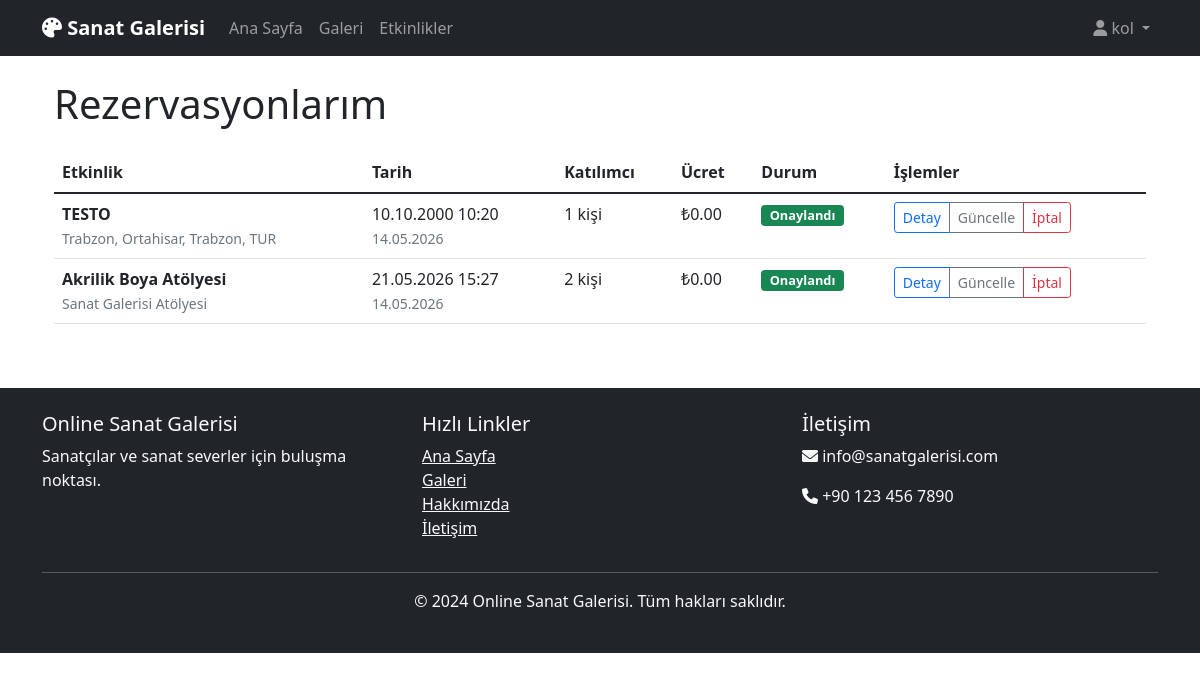
The app's page /my_reservations (signed in) with its own data.
### backend/app.py (models this page shows, shortened)
class User(UserMixin, db.Model):
    __tablename__ = 'users'
    id = db.Column(db.Integer, primary_key=True)
    username = db.Column(db.String(80), unique=True, nullable=False)
    email = db.Column(db.String(120), unique=True, nullable=False)
    password_hash = db.Column(db.String(255), nullable=False)
    user_type = db.Column(db.String(20), default='collector')  # artist, collector, admin
    profile_image = db.Column(db.String(255))
    bio = db.Column(db.Text)
    created_at = db.Column(db.DateTime, default=datetime.utcnow)
    updated_at = db.Column(db.DateTime, default=datetime.utcnow, onupdate=datetime.utcnow)
    artworks = db.relationship('Artwork', backref='artist', lazy=True)
    orders = db.relationship('Order', backref='user', lazy=True)

class Reservation(db.Model):
    __tablename__ = 'reservations'
    id = db.Column(db.Integer, primary_key=True)
    user_id = db.Column(db.Integer, db.ForeignKey('users.id'), nullable=False)
    event_id = db.Column(db.Integer, db.ForeignKey('events.id'), nullable=False)
    participant_count = db.Column(db.Integer, default=1)
    total_price = db.Column(db.Integer, nullable=False)
    status = db.Column(db.String(20), default='confirmed')  # confirmed, cancelled, completed
    approved = db.Column(db.Boolean, default=False)
    reservation_date = db.Column(db.DateTime, default=datetime.utcnow)
    updated_at = db.Column(db.DateTime, default=datetime.utcnow, onupdate=datetime.utcnow)
    user = db.relationship('User', backref='reservations')

class Event(db.Model):
    __tablename__ = 'events'
    id = db.Column(db.Integer, primary_key=True)
    title = db.Column(db.String(200), nullable=False)
    description = db.Column(db.Text, nullable=False)
    image_url = db.Column(db.String(255))
    instructor_id = db.Column(db.Integer, db.ForeignKey('users.id'), nullable=False)
    category_id = db.Column(db.Integer, db.ForeignKey('categories.id'), nullable=False)
    event_date = db.Column(db.DateTime, nullable=False)
    duration_hours = db.Column(db.Integer, default=2)
    max_participants = db.Column(db.Integer, nullable=False)
    current_participants = db.Column(db.Integer, default=0)
    price = db.Column(db.Integer, nullable=False)
    location = db.Column(db.String(255))
    status = db.Column(db.String(20), default='active')  # active, cancelled, completed
    created_at = db.Column(db.DateTime, default=datetime.utcnow)
    updated_at = db.Column(db.DateTime, default=datetime.utcnow, onupdate=datetime.utcnow)
    instructor = db.relationship('User', backref='instructed_events')
    category = db.relationship('Category', backref='events')
    reservations = db.relationship('Reservation', backref='event', lazy=True)
    comments = db.relationship('EventComment', backref='event', lazy=True)

### backend/app.py (the view)
@app.route('/my_reservations')
@login_required
def my_reservations():
    reservations = Reservation.query.filter_by(user_id=current_user.id).order_by(Reservation.reservation_date.desc()).all()
    return render_template('my_reservations.html', reservations=reservations)

### backend/app.py (called while the page is built)
@login_manager.user_loader
def load_user(user_id):
    return User.query.get(int(user_id))

### frontend/templates/my_reservations.html (shortened to what this page needs)
{% extends "base.html" %}
{% block content %}
<div class="container mt-4">
    <div class="row">
        <div class="col-12">
            <h1 class="mb-4">Rezervasyonlarım</h1>
            {% if reservations %}
            <div class="table-responsive">
                <table class="table table-hover">
                    <thead>
                        <tr>
                            <th>Etkinlik</th>
                            <th>Tarih</th>
                            <th>Katılımcı</th>
                            <th>Ücret</th>
                            <th>Durum</th>
                            <th>İşlemler</th>
                        </tr>
                    </thead>
                    <tbody>
                        {% for reservation in reservations %}
                        <tr>
                            <td>
                                <strong>{{ reservation.event.title }}</strong><br>
                                <small class="text-muted">{{ reservation.event.location }}</small>
                            </td>
                            <td>
                                {{ reservation.event.event_date.strftime('%d.%m.%Y %H:%M') }}<br>
                                <small class="text-muted">{{ reservation.reservation_date.strftime('%d.%m.%Y') }}</small>
                            </td>
                            <td>{{ reservation.participant_count }} kişi</td>
                            <td>₺{{ "%.2f"|format(reservation.total_price) }}</td>
                            <td>
                                {% if reservation.status == 'confirmed' %}
                                <span class="badge bg-success">Onaylandı</span>
                                {% elif reservation.status == 'cancelled' %}
                                <span class="badge bg-danger">İptal Edildi</span>
                                {% elif reservation.status == 'completed' %}
                                <span class="badge bg-primary">Tamamlandı</span>
                                {% endif %}
                            </td>
                            <td>
                                <div class="btn-group">
                                    <a href="{{ url_for('event_detail', id=reservation.event.id) }}"
                                       class="btn btn-sm btn-outline-primary">Detay</a>
                                    {% if reservation.status == 'confirmed' %}
                                    <a href="{{ url_for('update_reservation', reservation_id=reservation.id) }}"
                                       class="btn btn-sm btn-outline-secondary">Güncelle</a>
                                    <a href="{{ url_for('cancel_reservation', reservation_id=reservation.id) }}"
                                       class="btn btn-sm btn-outline-danger"
                                       onclick="return confirm('Rezervasyonu iptal etmek istediğinize emin misiniz?')">İptal</a>
                                    {% endif %}
                                </div>
                            </td>
                        </tr>
                        {% endfor %}
                    </tbody>
                </table>
            </div>
            {% endif %}
        </div>
    </div>
</div>
{% endblock %}

### frontend/templates/base.html (shortened to what this page needs)
<!DOCTYPE html>
<html lang="tr">
<head>
    <link href="https://cdn.jsdelivr.net/npm/bootstrap@5.1.3/dist/css/bootstrap.min.css" rel="stylesheet">
    <link href="https://cdnjs.cloudflare.com/ajax/libs/font-awesome/6.0.0/css/all.min.css" rel="stylesheet">
    <link href="{{ url_for('static', filename='css/style.css') }}" rel="stylesheet">
</head>
<body>
    <nav class="navbar navbar-expand-lg navbar-dark bg-dark">
        <div class="container">
            <a class="navbar-brand" href="{{ url_for('index') }}">
                <i class="fas fa-palette"></i> Sanat Galerisi
            </a>
            <div class="collapse navbar-collapse" id="navbarNav">
                <ul class="navbar-nav me-auto">
                    <li class="nav-item">
                        <a class="nav-link" href="{{ url_for('index') }}">Ana Sayfa</a>
                    </li>
                    <li class="nav-item">
                        <a class="nav-link" href="{{ url_for('gallery') }}">Galeri</a>
                    </li>
                    <li class="nav-item">
                        <a class="nav-link" href="{{ url_for('events') }}">Etkinlikler</a>
                    </li>
                </ul>
                <ul class="navbar-nav">
                    {% if current_user.is_authenticated %}
                        <li class="nav-item dropdown">
                            <a class="nav-link dropdown-toggle" href="#" id="navbarDropdown" role="button" data-bs-toggle="dropdown">
                                <i class="fas fa-user"></i> {{ current_user.username }}
                            </a>
                        </li>
                    {% endif %}
                </ul>
            </div>
        </div>
    </nav>
    <main class="container mt-4">
        {% block content %}{% endblock %}
    </main>
    <footer class="bg-dark text-light mt-5 py-4">
        <div class="container">
            <div class="row">
                <div class="col-md-4">
                    <h5>Online Sanat Galerisi</h5>
                    <p>Sanatçılar ve sanat severler için buluşma noktası.</p>
                </div>
                <div class="col-md-4">
                    <h5>Hızlı Linkler</h5>
                    <ul class="list-unstyled">
                        <li><a href="{{ url_for('index') }}" class="text-light">Ana Sayfa</a></li>
                        <li><a href="{{ url_for('gallery') }}" class="text-light">Galeri</a></li>
                        <li><a href="#" class="text-light">Hakkımızda</a></li>
                        <li><a href="#" class="text-light">İletişim</a></li>
                    </ul>
                </div>
                <div class="col-md-4">
                    <h5>İletişim</h5>
                    <p><i class="fas fa-envelope"></i> info@sanatgalerisi.com</p>
                    <p><i class="fas fa-phone"></i> +90 123 456 7890</p>
                </div>
            </div>
            <hr class="bg-light">
            <div class="text-center">
                <p>&copy; 2024 Online Sanat Galerisi. Tüm hakları saklıdır.</p>
            </div>
        </div>
    </footer>
</body>
</html>

### frontend/static/css/style.css (style rules this page uses)
.navbar-brand { font-weight: bold; }
.badge { font-size: 0.8em; }
.table th { border-top: none; font-weight: 600; }
.navbar-dark .navbar-nav .nav-link { transition: color 0.3s ease; }
footer { margin-top: auto; }
html { scroll-behavior: smooth; }

### records on screen
User: username "kol"
Reservation: event "TESTO", event.location "Trabzon, Ortahisar, Trabzon, TUR", event.event_date "10.10.2000 10:20", reservation_date "14.05.2026", participant_count "1", total_price "0.00", status "Onaylandı"
Reservation: event "Akrilik Boya Atölyesi", event.location "Sanat Galerisi Atölyesi", event.event_date "21.05.2026 15:27", reservation_date "14.05.2026", participant_count "2", total_price "0.00", status "Onaylandı"
